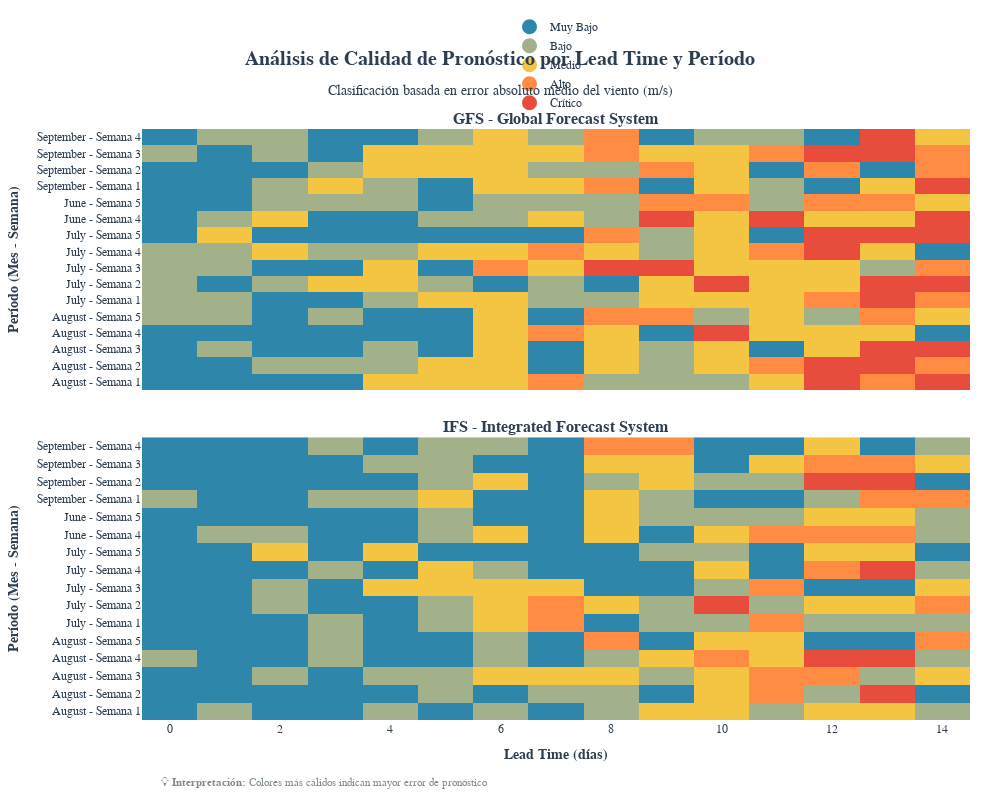

The notebook cell this image was saved under:
### Code cell
import numpy as np
import pandas as pd
import plotly.graph_objects as go
from plotly.subplots import make_subplots
import plotly.express as px

# ---------------------------
# 1) Generar dataset sintético mejorado
# ---------------------------
np.random.seed(42)
today = pd.Timestamp.today().normalize()
start = today - pd.Timedelta(days=90)

dates = pd.date_range(start, today, freq="D")
models = ["GFS", "IFS"]

rows = []
for m in models:
    for d in dates:
        for L in range(0, 15):
            init = d - pd.Timedelta(days=L)
            base_wind = 8 + 3 * np.sin(2 * np.pi * (d.dayofyear / 365))
            obs = np.clip(np.random.normal(base_wind, 1.5), 2, 15)
            
            error_std = (1.5 if m=="GFS" else 1.0) * (1 + 0.12*L + 0.02*(L**2))
            fc = obs + np.random.normal(0, error_std)
            fc = np.clip(fc, 0, 20)
            
            rows.append([d, init, L, obs, fc, m])

df = pd.DataFrame(rows, columns=["date","initDate","lead_days","obsWind","fcWind","model"])

# ---------------------------
# 2) Clasificación mejorada
# ---------------------------
df["abs_error"] = (df["fcWind"] - df["obsWind"]).abs()
df["rel_error"] = (df["abs_error"] / df["obsWind"].clip(lower=1)) * 100

# Clasificación basada en percentiles
error_percentiles = df["abs_error"].quantile([0.25, 0.5, 0.75, 0.9]).values
bins = [-np.inf, error_percentiles[0], error_percentiles[1], error_percentiles[2], error_percentiles[3], np.inf]
labels = ["Muy Bajo","Bajo","Medio","Alto","Crítico"]
df["class"] = pd.cut(df["abs_error"], bins=bins, labels=labels, right=False)

# ---------------------------
# 3) Preparación de dimensiones temporales
# ---------------------------
df["week_of_month"] = df["date"].apply(lambda d: (d.day-1)//7 + 1)
df["month"] = df["date"].dt.month_name()
df["month_week"] = df["month"] + " - Semana " + df["week_of_month"].astype(str)

# ---------------------------
# 4) Agregación CORREGIDA - evitando duplicados
# ---------------------------
# Primero: agregación diaria básica
daily = (
    df.groupby(["model","date","lead_days"], as_index=False)
      .agg({
          "abs_error": "mean",
          "rel_error": "mean",
          "obsWind": "mean",
          "fcWind": "mean",
          "week_of_month": "first",
          "month": "first",
          "month_week": "first"
      })
      .rename(columns={"abs_error":"mean_abs_error", "rel_error":"mean_rel_error"})
)

# Clasificación basada en percentiles de los datos agregados
agg_percentiles = daily["mean_abs_error"].quantile([0.25, 0.5, 0.75, 0.9]).values
daily_bins = [-np.inf, agg_percentiles[0], agg_percentiles[1], agg_percentiles[2], agg_percentiles[3], np.inf]
daily["class"] = pd.cut(daily["mean_abs_error"], bins=daily_bins, labels=labels, right=False)

# ---------------------------
# 5) Preparación de matrices CORREGIDA
# ---------------------------
lead_days = list(range(0, 15))
class_to_code = {label: i for i, label in enumerate(labels)}
code_to_class = {v: k for k, v in class_to_code.items()}

def create_matrix_data(model_name):
    sub = daily[daily["model"] == model_name].copy()
    
    # Agregar por month_week y lead_days para evitar duplicados
    weekly_agg = (
        sub.groupby(["month_week", "lead_days"], as_index=False)
          .agg({
              "mean_abs_error": "mean",
              "class": lambda x: x.mode()[0] if not x.mode().empty else "Muy Bajo"
          })
    )
    
    # Obtener month_weeks únicos y ordenados
    month_weeks = sorted(weekly_agg["month_week"].unique())
    
    # Crear matriz completa
    Z = np.full((len(month_weeks), len(lead_days)), -1, dtype=float)
    values_matrix = np.full((len(month_weeks), len(lead_days)), 0, dtype=float)
    
    # Llenar matrices
    for i, mw in enumerate(month_weeks):
        for j, lead in enumerate(lead_days):
            mask = (weekly_agg["month_week"] == mw) & (weekly_agg["lead_days"] == lead)
            if mask.any():
                row = weekly_agg[mask].iloc[0]
                Z[i, j] = class_to_code.get(row["class"], 0)
                values_matrix[i, j] = row["mean_abs_error"]
    
    return Z, values_matrix, month_weeks

Z_gfs, values_gfs, y_labels_gfs = create_matrix_data("GFS")
Z_ifs, values_ifs, y_labels_ifs = create_matrix_data("IFS")

# ---------------------------
# 6) Esquema de colores mejorado
# ---------------------------
colorscale = [
    [0.0, "#2E86AB"],    # Muy Bajo - Azul claro
    [0.2, "#2E86AB"],    
    [0.2, "#A3B18A"],    # Bajo - Verde suave
    [0.4, "#A3B18A"],
    [0.4, "#F4C542"],    # Medio - Amarillo
    [0.6, "#F4C542"],
    [0.6, "#FF8C42"],    # Alto - Naranja
    [0.8, "#FF8C42"],
    [0.8, "#E74C3C"],    # Crítico - Rojo
    [1.0, "#E74C3C"]
]

# ---------------------------
# 7) Figura mejorada
# ---------------------------
fig = make_subplots(
    rows=2, cols=1,
    subplot_titles=(
        "<b>GFS - Global Forecast System</b>", 
        "<b>IFS - Integrated Forecast System</b>"
    ),
    shared_xaxes=True,
    vertical_spacing=0.08,
    row_heights=[0.48, 0.52]
)

def add_heatmap(Z, values, y_labels, row, model_name):
    hover_text = []
    for i, week_label in enumerate(y_labels):
        row_text = []
        for j, lead in enumerate(lead_days):
            error_val = values[i, j]
            class_code = Z[i, j]
            class_name = code_to_class.get(int(class_code), "Sin datos") if class_code >= 0 else "Sin datos"
            
            if class_code >= 0:
                row_text.append(
                    f"<b>{model_name}</b><br>"
                    f"Período: {week_label}<br>"
                    f"Lead Time: {lead} días<br>"
                    f"Clase: {class_name}<br>"
                    f"Error Absoluto: {error_val:.2f} m/s"
                )
            else:
                row_text.append(
                    f"<b>{model_name}</b><br>"
                    f"Período: {week_label}<br>"
                    f"Lead Time: {lead} días<br>"
                    f"Clase: Sin datos<br>"
                    f"Error Absoluto: N/A"
                )
        hover_text.append(row_text)
    
    heatmap = go.Heatmap(
        z=Z,
        x=lead_days,
        y=y_labels,
        text=hover_text,
        hoverinfo="text",
        colorscale=colorscale,
        zmin=0,
        zmax=4,
        showscale=False,
        hovertemplate="%{text}<extra></extra>",
        name=model_name
    )
    
    fig.add_trace(heatmap, row=row, col=1)

add_heatmap(Z_gfs, values_gfs, y_labels_gfs, 1, "GFS")
add_heatmap(Z_ifs, values_ifs, y_labels_ifs, 2, "IFS")

# ---------------------------
# 8) Leyenda interactiva
# ---------------------------
legend_colors = ["#2E86AB", "#A3B18A", "#F4C542", "#FF8C42", "#E74C3C"]
legend_labels = ["Muy Bajo", "Bajo", "Medio", "Alto", "Crítico"]

for color, label in zip(legend_colors, legend_labels):
    fig.add_trace(
        go.Scatter(
            x=[None], y=[None],
            mode="markers",
            marker=dict(size=15, color=color),
            name=label,
            legendgroup="legend",
            showlegend=True
        )
    )

# ---------------------------
# 9) Personalización final
# ---------------------------
fig.update_xaxes(
    title_text="<b>Lead Time (días)</b>", 
    row=2, col=1,
    tickvals=lead_days[::2],
    gridcolor="lightgray",
    gridwidth=1
)

fig.update_yaxes(
    title_text="<b>Período (Mes - Semana)</b>", 
    row=1, col=1,
    gridcolor="lightgray",
    gridwidth=1
)

fig.update_yaxes(
    title_text="<b>Período (Mes - Semana)</b>", 
    row=2, col=1,
    gridcolor="lightgray",
    gridwidth=1
)

fig.update_layout(
    title=dict(
        text="<b>Análisis de Calidad de Pronóstico por Lead Time y Período</b><br>"
             "<sub>Clasificación basada en error absoluto medio del viento (m/s)</sub>",
        x=0.5,
        xanchor="center",
        font=dict(size=20, color="#2C3E50")
    ),
    margin=dict(t=120, r=30, b=80, l=100),
    legend=dict(
        orientation="h",
        yanchor="bottom",
        y=1.02,
        xanchor="center",
        x=0.5,
        font=dict(size=12),
        bgcolor="rgba(255,255,255,0.8)"
    ),
    plot_bgcolor="white",
    paper_bgcolor="white",
    font=dict(family="Arial, sans-serif", color="#2C3E50"),
    height=800,
    width=1000
)

# Añadir anotaciones explicativas
fig.add_annotation(
    text="💡 <b>Interpretación:</b> Colores más cálidos indican mayor error de pronóstico",
    xref="paper", yref="paper",
    x=0.02, y=-0.12,
    showarrow=False,
    font=dict(size=11, color="#7F8C8D"),
    align="left"
)

fig.show()

# ---------------------------
# 10) Gráfico adicional de tendencia
# ---------------------------
error_by_lead = daily.groupby(["model", "lead_days"]).agg({
    "mean_abs_error": "mean",
    "mean_rel_error": "mean"
}).reset_index()

fig2 = go.Figure()

colors = {"GFS": "#1f77b4", "IFS": "#ff7f0e"}
for model in models:
    model_data = error_by_lead[error_by_lead["model"] == model]
    fig2.add_trace(go.Scatter(
        x=model_data["lead_days"],
        y=model_data["mean_abs_error"],
        name=model,
        mode="lines+markers",
        line=dict(width=3, color=colors[model]),
        marker=dict(size=8, color=colors[model])
    ))

fig2.update_layout(
    title="<b>Evolución del Error Absoluto Medio por Lead Time</b>",
    xaxis_title="Lead Time (días)",
    yaxis_title="Error Absoluto Medio (m/s)",
    template="plotly_white",
    height=400,
    width=1000,
    font=dict(family="Arial, sans-serif", color="#2C3E50")
)

fig2.show()

### Figure 1 — Plotly figure (JSON) as saved in the notebook; plotly's stock layout.template omitted (floating-point values rounded to 4 significant figures; data arrays with more than 128 entries replaced by an {"elided": "..."} marker saying what was removed)
{"data": [{"colorscale": [[0, "#2E86AB"], [0.2, "#2E86AB"], [0.2, "#A3B18A"], [0.4, "#A3B18A"], [0.4, "#F4C542"], [0.6, "#F4C542"], [0.6, "#FF8C42"], [0.8, "#FF8C42"], [0.8, "#E74C3C"], [1, "#E74C3C"]], "hoverinfo": "text", "hovertemplate": "%{text}<extra></extra>", "name": "GFS", "showscale": false, "text": {"elided": "16x15 str values"}, "type": "heatmap", "x": [0, 1, 2, 3, 4, 5, 6, 7, 8, 9, 10, 11, 12, 13, 14], "xaxis": "x", "y": ["August - Semana 1", "August - Semana 2", "August - Semana 3", "August - Semana 4", "August - Semana 5", "July - Semana 1", "July - Semana 2", "July - Semana 3", "July - Semana 4", "July - Semana 5", "June - Semana 4", "June - Semana 5", "September - Semana 1", "September - Semana 2", "September - Semana 3", "September - Semana 4"], "yaxis": "y", "z": {"elided": "16x15 float values"}, "zmax": 4, "zmin": 0}, {"colorscale": [[0, "#2E86AB"], [0.2, "#2E86AB"], [0.2, "#A3B18A"], [0.4, "#A3B18A"], [0.4, "#F4C542"], [0.6, "#F4C542"], [0.6, "#FF8C42"], [0.8, "#FF8C42"], [0.8, "#E74C3C"], [1, "#E74C3C"]], "hoverinfo": "text", "hovertemplate": "%{text}<extra></extra>", "name": "IFS", "showscale": false, "text": {"elided": "16x15 str values"}, "type": "heatmap", "x": [0, 1, 2, 3, 4, 5, 6, 7, 8, 9, 10, 11, 12, 13, 14], "xaxis": "x2", "y": ["August - Semana 1", "August - Semana 2", "August - Semana 3", "August - Semana 4", "August - Semana 5", "July - Semana 1", "July - Semana 2", "July - Semana 3", "July - Semana 4", "July - Semana 5", "June - Semana 4", "June - Semana 5", "September - Semana 1", "September - Semana 2", "September - Semana 3", "September - Semana 4"], "yaxis": "y2", "z": {"elided": "16x15 float values"}, "zmax": 4, "zmin": 0}, {"legendgroup": "legend", "marker": {"color": "#2E86AB", "size": 15}, "mode": "markers", "name": "Muy Bajo", "showlegend": true, "type": "scatter", "x": [null], "y": [null]}, {"legendgroup": "legend", "marker": {"color": "#A3B18A", "size": 15}, "mode": "markers", "name": "Bajo", "showlegend": true, "type": "scatter", "x": [null], "y": [null]}, {"legendgroup": "legend", "marker": {"color": "#F4C542", "size": 15}, "mode": "markers", "name": "Medio", "showlegend": true, "type": "scatter", "x": [null], "y": [null]}, {"legendgroup": "legend", "marker": {"color": "#FF8C42", "size": 15}, "mode": "markers", "name": "Alto", "showlegend": true, "type": "scatter", "x": [null], "y": [null]}, {"legendgroup": "legend", "marker": {"color": "#E74C3C", "size": 15}, "mode": "markers", "name": "Crítico", "showlegend": true, "type": "scatter", "x": [null], "y": [null]}], "layout": {"annotations": [{"font": {"size": 16}, "showarrow": false, "text": "<b>GFS - Global Forecast System</b>", "x": 0.5, "xanchor": "center", "xref": "paper", "y": 1, "yanchor": "bottom", "yref": "paper"}, {"font": {"size": 16}, "showarrow": false, "text": "<b>IFS - Integrated Forecast System</b>", "x": 0.5, "xanchor": "center", "xref": "paper", "y": 0.4784, "yanchor": "bottom", "yref": "paper"}, {"align": "left", "font": {"color": "#7F8C8D", "size": 11}, "showarrow": false, "text": "💡 <b>Interpretación:</b> Colores más cálidos indican mayor error de pronóstico", "x": 0.02, "xref": "paper", "y": -0.12, "yref": "paper"}], "font": {"color": "#2C3E50", "family": "Arial, sans-serif"}, "height": 800, "legend": {"bgcolor": "rgba(255,255,255,0.8)", "font": {"size": 12}, "orientation": "h", "x": 0.5, "xanchor": "center", "y": 1.02, "yanchor": "bottom"}, "margin": {"b": 80, "l": 100, "r": 30, "t": 120}, "paper_bgcolor": "white", "plot_bgcolor": "white", "title": {"font": {"color": "#2C3E50", "size": 20}, "text": "<b>Análisis de Calidad de Pronóstico por Lead Time y Período</b><br><sub>Clasificación basada en error absoluto medio del viento (m/s)</sub>", "x": 0.5, "xanchor": "center"}, "width": 1000, "xaxis": {"anchor": "y", "domain": [0, 1], "matches": "x2", "showticklabels": false}, "xaxis2": {"anchor": "y2", "domain": [0, 1], "gridcolor": "lightgray", "gridwidth": 1, "tickvals": [0, 2, 4, 6, 8, 10, 12, 14], "title": {"text": "<b>Lead Time (días)</b>"}}, "yaxis": {"anchor": "x", "domain": [0.5584, 1], "gridcolor": "lightgray", "gridwidth": 1, "title": {"text": "<b>Período (Mes - Semana)</b>"}}, "yaxis2": {"anchor": "x2", "domain": [0, 0.4784], "gridcolor": "lightgray", "gridwidth": 1, "title": {"text": "<b>Período (Mes - Semana)</b>"}}}}
